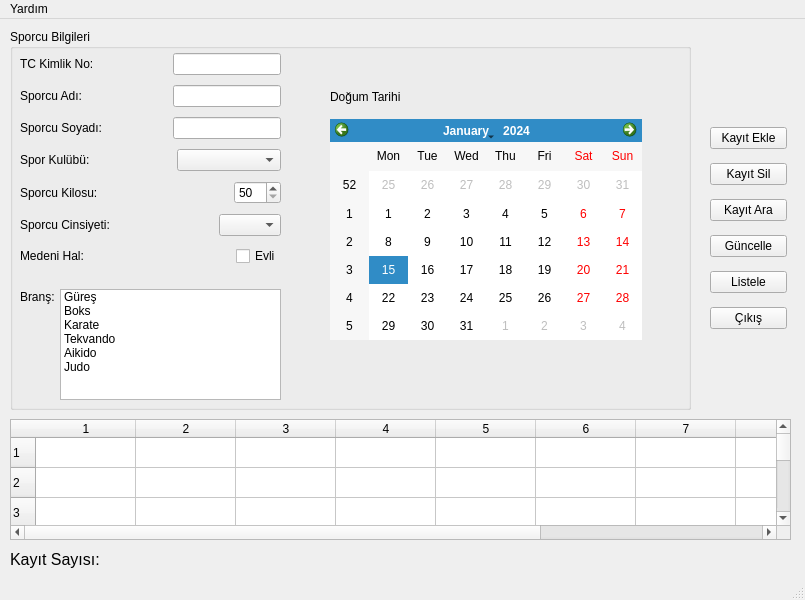
<?xml version="1.0" encoding="UTF-8"?>
<ui version="4.0">
 <class>MainWindow</class>
 <widget class="QMainWindow" name="MainWindow">
  <property name="geometry">
   <rect>
    <x>0</x>
    <y>0</y>
    <width>805</width>
    <height>600</height>
   </rect>
  </property>
  <property name="windowTitle">
   <string>MainWindow</string>
  </property>
  <property name="styleSheet">
   <string notr="true"/>
  </property>
  <widget class="QWidget" name="centralwidget">
   <widget class="QGroupBox" name="groupBox">
    <property name="geometry">
     <rect>
      <x>10</x>
      <y>10</y>
      <width>681</width>
      <height>381</height>
     </rect>
    </property>
    <property name="title">
     <string>Sporcu Bilgileri</string>
    </property>
    <widget class="QWidget" name="">
     <property name="geometry">
      <rect>
       <x>10</x>
       <y>20</y>
       <width>261</width>
       <height>221</height>
      </rect>
     </property>
     <layout class="QVBoxLayout" name="verticalLayout">
      <item>
       <layout class="QHBoxLayout" name="horizontalLayout">
        <item>
         <widget class="QLabel" name="label">
          <property name="text">
           <string>TC Kimlik No:</string>
          </property>
         </widget>
        </item>
        <item>
         <spacer name="horizontalSpacer">
          <property name="orientation">
           <enum>Qt::Horizontal</enum>
          </property>
          <property name="sizeHint" stdset="0">
           <size>
            <width>40</width>
            <height>20</height>
           </size>
          </property>
         </spacer>
        </item>
        <item>
         <widget class="QLineEdit" name="lneTCK">
          <property name="maxLength">
           <number>11</number>
          </property>
         </widget>
        </item>
       </layout>
      </item>
      <item>
       <layout class="QHBoxLayout" name="horizontalLayout_2">
        <item>
         <widget class="QLabel" name="label_2">
          <property name="text">
           <string>Sporcu Adı:</string>
          </property>
         </widget>
        </item>
        <item>
         <spacer name="horizontalSpacer_2">
          <property name="orientation">
           <enum>Qt::Horizontal</enum>
          </property>
          <property name="sizeHint" stdset="0">
           <size>
            <width>40</width>
            <height>20</height>
           </size>
          </property>
         </spacer>
        </item>
        <item>
         <widget class="QLineEdit" name="lneSporcuAdi"/>
        </item>
       </layout>
      </item>
      <item>
       <layout class="QHBoxLayout" name="horizontalLayout_3">
        <item>
         <widget class="QLabel" name="label_3">
          <property name="text">
           <string>Sporcu Soyadı:</string>
          </property>
         </widget>
        </item>
        <item>
         <spacer name="horizontalSpacer_3">
          <property name="orientation">
           <enum>Qt::Horizontal</enum>
          </property>
          <property name="sizeHint" stdset="0">
           <size>
            <width>40</width>
            <height>20</height>
           </size>
          </property>
         </spacer>
        </item>
        <item>
         <widget class="QLineEdit" name="lneSporcuSoyadi"/>
        </item>
       </layout>
      </item>
      <item>
       <layout class="QHBoxLayout" name="horizontalLayout_4">
        <item>
         <widget class="QLabel" name="label_4">
          <property name="text">
           <string>Spor Kulübü:</string>
          </property>
         </widget>
        </item>
        <item>
         <spacer name="horizontalSpacer_4">
          <property name="orientation">
           <enum>Qt::Horizontal</enum>
          </property>
          <property name="sizeHint" stdset="0">
           <size>
            <width>40</width>
            <height>20</height>
           </size>
          </property>
         </spacer>
        </item>
        <item>
         <widget class="QComboBox" name="cmbSporKulubu">
          <property name="currentIndex">
           <number>-1</number>
          </property>
          <item>
           <property name="text">
            <string>Beşiktaş</string>
           </property>
          </item>
          <item>
           <property name="text">
            <string>Fenerbahçe</string>
           </property>
          </item>
          <item>
           <property name="text">
            <string>Galatasaray</string>
           </property>
          </item>
          <item>
           <property name="text">
            <string>Trabzonspor</string>
           </property>
          </item>
          <item>
           <property name="text">
            <string>Eskişehirspor</string>
           </property>
          </item>
          <item>
           <property name="text">
            <string>Bursaspor</string>
           </property>
          </item>
         </widget>
        </item>
       </layout>
      </item>
      <item>
       <layout class="QHBoxLayout" name="horizontalLayout_5">
        <item>
         <widget class="QLabel" name="label_5">
          <property name="text">
           <string>Sporcu Kilosu:</string>
          </property>
         </widget>
        </item>
        <item>
         <spacer name="horizontalSpacer_5">
          <property name="orientation">
           <enum>Qt::Horizontal</enum>
          </property>
          <property name="sizeHint" stdset="0">
           <size>
            <width>40</width>
            <height>20</height>
           </size>
          </property>
         </spacer>
        </item>
        <item>
         <widget class="QSpinBox" name="spnKilo">
          <property name="minimum">
           <number>50</number>
          </property>
          <property name="maximum">
           <number>130</number>
          </property>
         </widget>
        </item>
       </layout>
      </item>
      <item>
       <layout class="QHBoxLayout" name="horizontalLayout_6">
        <item>
         <widget class="QLabel" name="label_6">
          <property name="text">
           <string>Sporcu Cinsiyeti:</string>
          </property>
         </widget>
        </item>
        <item>
         <spacer name="horizontalSpacer_6">
          <property name="orientation">
           <enum>Qt::Horizontal</enum>
          </property>
          <property name="sizeHint" stdset="0">
           <size>
            <width>40</width>
            <height>20</height>
           </size>
          </property>
         </spacer>
        </item>
        <item>
         <widget class="QComboBox" name="cmbCinsiyet">
          <property name="currentIndex">
           <number>-1</number>
          </property>
          <item>
           <property name="text">
            <string>Erkek</string>
           </property>
          </item>
          <item>
           <property name="text">
            <string>Kadın</string>
           </property>
          </item>
         </widget>
        </item>
       </layout>
      </item>
      <item>
       <layout class="QHBoxLayout" name="horizontalLayout_7">
        <item>
         <widget class="QLabel" name="label_7">
          <property name="text">
           <string>Medeni Hal:</string>
          </property>
         </widget>
        </item>
        <item>
         <spacer name="horizontalSpacer_7">
          <property name="orientation">
           <enum>Qt::Horizontal</enum>
          </property>
          <property name="sizeHint" stdset="0">
           <size>
            <width>40</width>
            <height>20</height>
           </size>
          </property>
         </spacer>
        </item>
        <item>
         <widget class="QCheckBox" name="chkMedeniHal">
          <property name="text">
           <string>Evli</string>
          </property>
         </widget>
        </item>
       </layout>
      </item>
     </layout>
    </widget>
    <widget class="QCalendarWidget" name="cwDTarihi">
     <property name="geometry">
      <rect>
       <x>320</x>
       <y>90</y>
       <width>312</width>
       <height>221</height>
      </rect>
     </property>
    </widget>
    <widget class="QListWidget" name="lwBrans">
     <property name="geometry">
      <rect>
       <x>50</x>
       <y>260</y>
       <width>221</width>
       <height>111</height>
      </rect>
     </property>
     <item>
      <property name="text">
       <string>Güreş</string>
      </property>
     </item>
     <item>
      <property name="text">
       <string>Boks</string>
      </property>
     </item>
     <item>
      <property name="text">
       <string>Karate</string>
      </property>
     </item>
     <item>
      <property name="text">
       <string>Tekvando</string>
      </property>
     </item>
     <item>
      <property name="text">
       <string>Aikido</string>
      </property>
     </item>
     <item>
      <property name="text">
       <string>Judo</string>
      </property>
     </item>
    </widget>
    <widget class="QLabel" name="label_8">
     <property name="geometry">
      <rect>
       <x>10</x>
       <y>260</y>
       <width>41</width>
       <height>16</height>
      </rect>
     </property>
     <property name="text">
      <string>Branş:</string>
     </property>
    </widget>
    <widget class="QLabel" name="label_9">
     <property name="geometry">
      <rect>
       <x>320</x>
       <y>60</y>
       <width>71</width>
       <height>16</height>
      </rect>
     </property>
     <property name="text">
      <string>Doğum Tarihi:</string>
     </property>
    </widget>
   </widget>
   <widget class="QTableWidget" name="tblwSporcuBilgi">
    <property name="geometry">
     <rect>
      <x>10</x>
      <y>400</y>
      <width>781</width>
      <height>121</height>
     </rect>
    </property>
    <property name="rowCount">
     <number>100</number>
    </property>
    <property name="columnCount">
     <number>10</number>
    </property>
    <row/>
    <row/>
    <row/>
    <row/>
    <row/>
    <row/>
    <row/>
    <row/>
    <row/>
    <row/>
    <row/>
    <row/>
    <row/>
    <row/>
    <row/>
    <row/>
    <row/>
    <row/>
    <row/>
    <row/>
    <row/>
    <row/>
    <row/>
    <row/>
    <row/>
    <row/>
    <row/>
    <row/>
    <row/>
    <row/>
    <row/>
    <row/>
    <row/>
    <row/>
    <row/>
    <row/>
    <row/>
    <row/>
    <row/>
    <row/>
    <row/>
    <row/>
    <row/>
    <row/>
    <row/>
    <row/>
    <row/>
    <row/>
    <row/>
    <row/>
    <row/>
    <row/>
    <row/>
    <row/>
    <row/>
    <row/>
    <row/>
    <row/>
    <row/>
    <row/>
    <row/>
    <row/>
    <row/>
    <row/>
    <row/>
    <row/>
    <row/>
    <row/>
    <row/>
    <row/>
    <row/>
    <row/>
    <row/>
    <row/>
    <row/>
    <row/>
    <row/>
    <row/>
    <row/>
    <row/>
    <row/>
    <row/>
    <row/>
    <row/>
    <row/>
    <row/>
    <row/>
    <row/>
    <row/>
    <row/>
    <row/>
    <row/>
    <row/>
    <row/>
    <row/>
    <row/>
    <row/>
    <row/>
    <row/>
    <row/>
    <column/>
    <column/>
    <column/>
    <column/>
    <column/>
    <column/>
    <column/>
    <column/>
    <column/>
    <column/>
   </widget>
   <widget class="QLabel" name="label_10">
    <property name="geometry">
     <rect>
      <x>10</x>
      <y>530</y>
      <width>91</width>
      <height>20</height>
     </rect>
    </property>
    <property name="font">
     <font>
      <pointsize>12</pointsize>
     </font>
    </property>
    <property name="text">
     <string>Kayıt Sayısı:</string>
    </property>
   </widget>
   <widget class="QLabel" name="lblKayitSayisi">
    <property name="geometry">
     <rect>
      <x>110</x>
      <y>530</y>
      <width>91</width>
      <height>20</height>
     </rect>
    </property>
    <property name="font">
     <font>
      <pointsize>12</pointsize>
     </font>
    </property>
    <property name="text">
     <string/>
    </property>
   </widget>
   <widget class="QWidget" name="">
    <property name="geometry">
     <rect>
      <x>710</x>
      <y>100</y>
      <width>77</width>
      <height>221</height>
     </rect>
    </property>
    <layout class="QVBoxLayout" name="verticalLayout_2">
     <item>
      <widget class="QPushButton" name="btnEkle">
       <property name="text">
        <string>Kayıt Ekle</string>
       </property>
      </widget>
     </item>
     <item>
      <widget class="QPushButton" name="btnSil">
       <property name="text">
        <string>Kayıt Sil</string>
       </property>
      </widget>
     </item>
     <item>
      <widget class="QPushButton" name="btnAra">
       <property name="text">
        <string>Kayıt Ara</string>
       </property>
      </widget>
     </item>
     <item>
      <widget class="QPushButton" name="btnGuncelle">
       <property name="text">
        <string>Güncelle</string>
       </property>
      </widget>
     </item>
     <item>
      <widget class="QPushButton" name="btnListele">
       <property name="text">
        <string>Listele</string>
       </property>
      </widget>
     </item>
     <item>
      <widget class="QPushButton" name="btnCikis">
       <property name="text">
        <string>Çıkış</string>
       </property>
      </widget>
     </item>
    </layout>
   </widget>
  </widget>
  <widget class="QMenuBar" name="menubar">
   <property name="geometry">
    <rect>
     <x>0</x>
     <y>0</y>
     <width>805</width>
     <height>21</height>
    </rect>
   </property>
   <widget class="QMenu" name="menuYard_m">
    <property name="title">
     <string>Yardım</string>
    </property>
    <addaction name="menuHakkinda"/>
   </widget>
   <addaction name="menuYard_m"/>
  </widget>
  <widget class="QStatusBar" name="statusbar"/>
  <action name="menuHakkinda">
   <property name="text">
    <string>Hakkında</string>
   </property>
  </action>
 </widget>
 <resources/>
 <connections/>
</ui>
